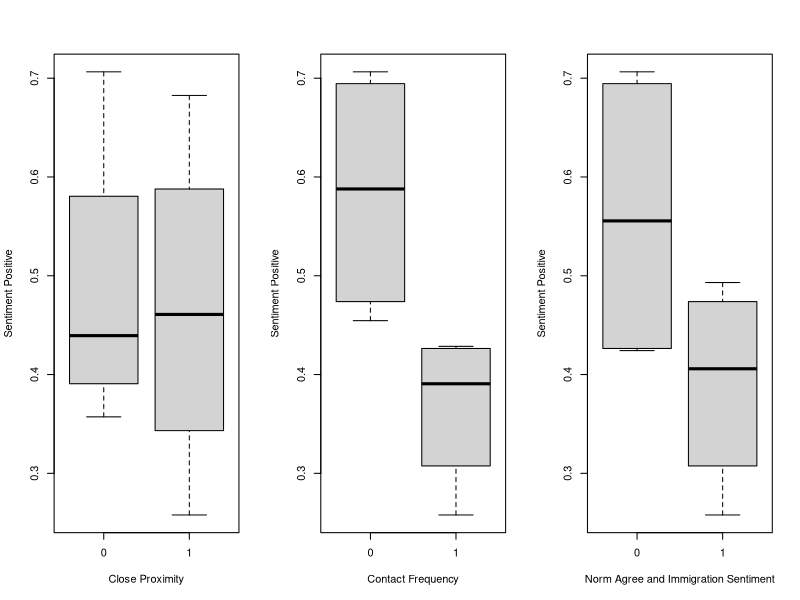

Recreate this plot in R.
## ---- chunk 1
housing = read.csv('HousingData.csv', sep=';')
housing$total = housing$Sentiment.Favorable + housing$Sentiment.Unfavorable
housing$pos_sent = housing$Sentiment.Favorable/housing$total
housing$neg_sent = housing$Sentiment.Unfavorable/housing$total
attach(housing)
ProximityClose = as.factor(ProximityClose)
ContactFrequent = as.factor(ContactFrequent)
NormaFavorable = as.factor(NormaFavorable)
str(housing)
par(mfrow=c(1,3))
boxplot(pos_sent ~ ProximityClose, ylab="Sentiment Positive", xlab = "Close Proximity")
boxplot(pos_sent ~ ContactFrequent, ylab="Sentiment Positive", xlab ="Contact Frequency")
boxplot(pos_sent ~ NormaFavorable, ylab="Sentiment Positive", xlab = "Norm Agree and Immigration Sentiment")
## ---- chunk 2
m = cbind(Sentiment.Favorable,Sentiment.Unfavorable)
model = glm(m ~ ProximityClose+ContactFrequent+NormaFavorable, family = "binomial")
summary(model)
pchisq(2.2378, 8 - 3)
